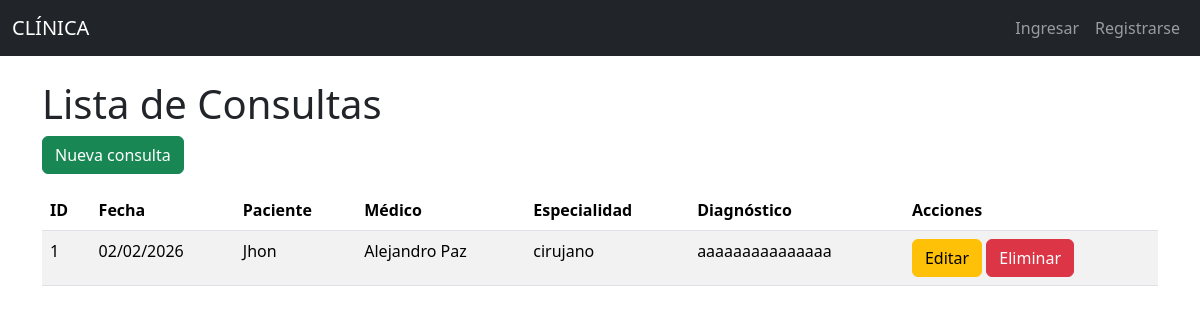
The app's page /consultas/, older data.
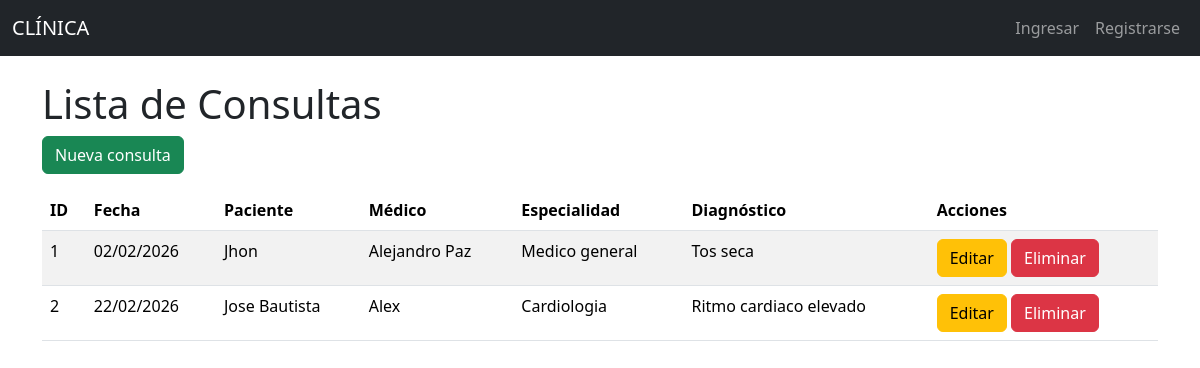
The same page, newer data.
### models/consulta_model.py (models this page shows, shortened)
class Consulta(db.Model):
    __tablename__ = "consultas"
    id = db.Column(db.Integer, primary_key=True)
    fecha = db.Column(db.DateTime, nullable=False)
    diagnostico = db.Column(db.String(250), nullable=False)
    tratamiento = db.Column(db.String(250), nullable=False)
    medico_id = db.Column(db.Integer, db.ForeignKey('medicos.id'), nullable=False)
    paciente_id = db.Column(db.Integer, db.ForeignKey('pacientes.id'), nullable=False)
    medico = db.relationship('Medico', back_populates='consultas')
    paciente = db.relationship('Paciente', back_populates='consultas')
    @staticmethod
    def get_all():
        return Consulta.query.all()

### models/paciente_model.py (models this page shows, shortened)
class Paciente(db.Model):
    __tablename__ = "pacientes"
    id = db.Column(db.Integer, primary_key=True)
    nombre = db.Column(db.String(80), nullable=False)
    edad = db.Column(db.Integer, nullable=False)
    direccion = db.Column(db.String(200), nullable=False)
    telefono = db.Column(db.String(20), nullable=False)
    consultas = db.relationship('Consulta', back_populates='paciente', cascade="all, delete-orphan")
    def delete(self):
        db.session.delete(self)
        db.session.commit()

### models/medico_model.py (models this page shows, shortened)
class Medico(db.Model):
    __tablename__ = "medicos"
    id = db.Column(db.Integer, primary_key=True)
    nombre = db.Column(db.String(80), nullable=False)
    especialidad = db.Column(db.String(100), nullable=False)
    telefono = db.Column(db.String(20), nullable=False)
    correo = db.Column(db.String(100), nullable=False)
    consultas = db.relationship('Consulta', back_populates='medico', cascade="all, delete-orphan")
    def delete(self):
        db.session.delete(self)
        db.session.commit()

### controllers/consulta_controller.py (the view)
@consulta_bp.route("/")
def index():
    consultas = Consulta.get_all()
    return consulta_view.list(consultas)

### run.py (called while the page is built)
@app.context_processor
def inject_active_path():
    def is_active(path):
        return 'active' if request.path == path else ''
    return(dict(is_active = is_active))

### view/consulta_view.py (called while the page is built)
def list(consultas):
    return render_template('consultas/index.html', consultas=consultas)

### templates/consultas/index.html (shortened to what this page needs)
{% extends 'base.html' %}
{% block content %}
<h1>Lista de Consultas</h1>
<a href="{{ url_for('consulta.create') }}" class="btn btn-success mb-3">Nueva consulta</a>
<table class="table table-striped">
    <thead>
        <tr>
            <th>ID</th>
            <th>Fecha</th>
            <th>Paciente</th>
            <th>Médico</th>
            <th>Especialidad</th>
            <th>Diagnóstico</th>
             <th>Acciones</th>
        </tr>
    </thead>
    <tbody>
        {% for item in consultas %}
        <tr>
            <td>{{ item.id }}</td>
            <td>{{ item.fecha.strftime('%d/%m/%Y') }}</td>
            <td>{{ item.paciente.nombre }}</td>
            <td>{{ item.medico.nombre }}</td>
            <td>{{ item.medico.especialidad }}</td>
            <td>{{ item.diagnostico[:50] }}{% if item.diagnostico|length > 50 %}...{% endif %}</td>
            <td>
                <a href="{{ url_for('consulta.edit', id=item.id) }}" class="btn btn-warning">Editar</a>
                <a href="{{ url_for('consulta.delete', id=item.id) }}" class="btn btn-danger" onclick="return confirm('Estás seguro de eliminar ?')">Eliminar</a>
            </td>
        </tr>
        {% endfor %}
    </tbody>
</table>
{% endblock %}

Row changes from the older to the newer data that the page shows:
changed Consulta "Jhon": medico.especialidad "cirujano" → "Medico general"; diagnostico "aaaaaaaaaaaaaaa" → "Tos seca"
added Consulta: id "2", fecha "22/02/2026", paciente.nombre "Jose Bautista", medico.nombre "Alex", medico.especialidad "Cardiologia", diagnostico "Ritmo cardiaco elevado"
